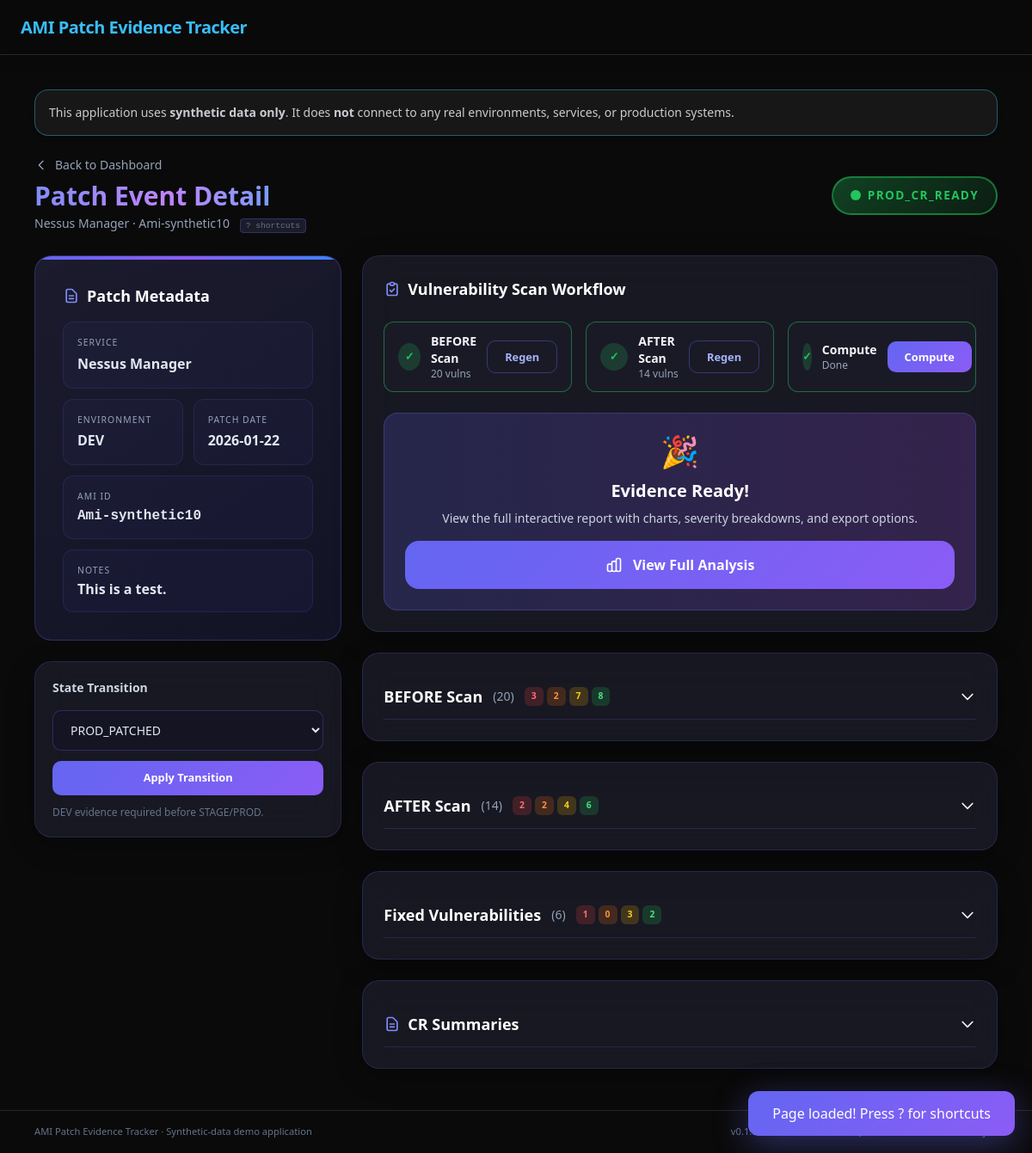
/patch-events/11, run on the app's committed database.
### app/models.py (models this page shows)
class Service(Base):
    __tablename__ = "services"
    id = Column(Integer, primary_key=True, index=True)
    name = Column(String(100), unique=True, nullable=False)
    patch_events = relationship("PatchEvent", back_populates="service")

class PatchEvent(Base):
    __tablename__ = "patch_events"
    id = Column(Integer, primary_key=True, index=True)
    service_id = Column(
        Integer,
        ForeignKey("services.id"),
        nullable=False,
        index=True,
    )
    environment = Column(SAEnum(Environment), nullable=False)
    ami_id = Column(String(64), nullable=False)
    patch_date = Column(Date, nullable=False)
    notes = Column(Text, nullable=True)
    dev_evidence_available = Column(Boolean, default=False, nullable=False)
    stage_cr_summary = Column(Text, nullable=True)
    prod_cr_summary = Column(Text, nullable=True)
    current_state_code = Column(
        String(50),
        nullable=False,
        default="DEV_EVIDENCE_CAPTURED",
    )
    created_at = Column(DateTime, default=datetime.utcnow, nullable=False)
    updated_at = Column(
        DateTime,
        default=datetime.utcnow,
        onupdate=datetime.utcnow,
        nullable=False,
    )
    service = relationship("Service", back_populates="patch_events")
    snapshots = relationship(
        "ScanSnapshot",
        back_populates="patch_event",
        cascade="all, delete-orphan",
    )

### app/web/routes.py (the view)
@router.get(
    "/patch-events/{patch_event_id}",
    response_class=HTMLResponse,
    name="get_patch_event_detail",
)
def get_patch_event_detail(
    request: Request,
    patch_event_id: int,
    message: Optional[str] = None,
    db: Session = Depends(get_db),
) -> HTMLResponse:
    patch_event = (
        db.query(PatchEvent)
        .filter(PatchEvent.id == patch_event_id)
        .first()
    )
    if patch_event is None:
        raise HTTPException(status_code=404, detail="Patch event not found")
    services = db.query(Service).order_by(Service.name).all()
    snapshots = list(patch_event.snapshots)
    split = extract_before_after_vulnerabilities(snapshots)
    before_vulns = split[SnapshotType.BEFORE]
    after_vulns = split[SnapshotType.AFTER]
    before_count = len(before_vulns)
    after_count = len(after_vulns)
    fixed_vulnerabilities: List = []
    severity_counts: Dict = {}
    before_severity_counts: Dict = {}
    after_severity_counts: Dict = {}
    if before_vulns:
        before_severity_counts = count_by_severity(before_vulns)
    if after_vulns:
        after_severity_counts = count_by_severity(after_vulns)
    if patch_event.dev_evidence_available and before_vulns and after_vulns:
        fixed_vulnerabilities = compute_fixed_vulnerabilities(
            before_vulns,
            after_vulns,
        )
        severity_counts = count_by_severity(fixed_vulnerabilities)
    state_obj = get_state_for_event(patch_event)
    allowed_next_states = state_obj.allowed_transitions(patch_event)
    prod_cr_allowed_states = {
        "STAGE_PATCHED",
        "PROD_CR_READY",
        "PROD_PATCHED",
        "CLOSED",
    }
    prod_cr_allowed = patch_event.current_state_code in prod_cr_allowed_states
    return templates.TemplateResponse(
        "patch_event_detail.html",
        {
            "request": request,
            "patch_event": patch_event,
            "services": services,
            "environment_options": [env.value for env in Environment],
            "is_new": False,
            "before_count": before_count,
            "after_count": after_count,
            "before_vulnerabilities": before_vulns,
            "after_vulnerabilities": after_vulns,
            "before_severity_counts": before_severity_counts,
            "after_severity_counts": after_severity_counts,
            "fixed_vulnerabilities": fixed_vulnerabilities,
            "severity_counts": severity_counts,
            "dev_evidence_available": patch_event.dev_evidence_available,
            "allowed_next_states": allowed_next_states,
            "stage_cr_summary": patch_event.stage_cr_summary,
            "prod_cr_summary": patch_event.prod_cr_summary,
            "prod_cr_allowed": prod_cr_allowed,
            "message": message,
        },
    )

### templates/patch_event_detail.html (shortened to what this page needs)
{% extends "base.html" %}
{% block content %}
<div class="animated-bg"><div class="orb orb-1"></div><div class="orb orb-2"></div><div class="hex-grid"></div></div>
<div id="toast" class="toast-notification"><span id="toastMessage">Action completed!</span></div>
<div class="flex flex-col md:flex-row md:items-center md:justify-between gap-4 mb-8">
  <div>
    <a href="/" class="inline-flex items-center gap-2 text-slate-400 hover:text-indigo-400 text-sm mb-2 transition-colors">
      <svg xmlns="http://www.w3.org/2000/svg" class="h-4 w-4" fill="none" viewBox="0 0 24 24" stroke="currentColor"><path stroke-linecap="round" stroke-linejoin="round" stroke-width="2" d="M15 19l-7-7 7-7" /></svg>
      Back to Dashboard
    </a>
    <h1 class="text-3xl font-bold bg-gradient-to-r from-indigo-400 via-purple-400 to-blue-400 bg-clip-text text-transparent">
    </h1>
    {% if not is_new and patch_event %}<p class="text-slate-400 text-sm mt-1">{{ patch_event.service.name }} · {{ patch_event.ami_id }} <span class="kbd-hint ml-2">? shortcuts</span></p>{% endif %}
  </div>
  {% if not is_new and patch_event %}
  <div class="state-badge-lg {% if patch_event.current_state_code.startswith('DEV') %}state-dev{% elif patch_event.current_state_code.startswith('STAGE') %}state-stage{% elif patch_event.current_state_code.startswith('PROD') %}state-prod{% else %}state-closed{% endif %}">
    <span class="w-3 h-3 rounded-full bg-current animate-pulse"></span>{{ patch_event.current_state_code }}
  </div>
  {% endif %}
</div>
{% if is_new %}
<div class="max-w-2xl mx-auto">
  <div class="metadata-card">
    <h2 class="text-xl font-bold text-white mb-6">New Patch Event</h2>
    <form method="post" action="/patch-events" class="space-y-5">
      <div><label class="form-label">Service</label><select name="service_id" class="form-input" required><option value="" disabled selected>Select a service</option>{% for svc in services %}<option value="{{ svc.id }}">{{ svc.name }}</option>{% endfor %}</select></div>
      <div><label class="form-label">Environment</label><select name="environment" class="form-input" required><option value="" disabled selected>Select environment</option>{% for env in environment_options %}<option value="{{ env }}">{{ env }}</option>{% endfor %}</select></div>
      <div><label class="form-label">AMI ID</label><input type="text" name="ami_id" class="form-input font-mono" placeholder="ami-0syntheticabcd" required /></div>
      <div><label class="form-label">Patch Date</label><input type="date" name="patch_date" class="form-input" required /></div>
      <div><label class="form-label">Notes (Optional)</label><textarea name="notes" class="form-input" rows="3" placeholder="Description"></textarea></div>
      <button type="submit" class="cta-btn w-full mt-4"><svg xmlns="http://www.w3.org/2000/svg" class="h-5 w-5" fill="none" viewBox="0 0 24 24" stroke="currentColor"><path stroke-linecap="round" stroke-linejoin="round" stroke-width="2" d="M12 4v16m8-8H4" /></svg>Create Patch Event</button>
    </form>
  </div>
</div>
{% else %}
<div class="grid gap-6 lg:grid-cols-3">
  <div class="lg:col-span-1 space-y-6">
    <div class="metadata-card">
      <h2 class="text-lg font-bold text-white mb-4 flex items-center gap-2">Patch Metadata</h2>
      <div class="grid grid-cols-2 gap-3">
        <div class="meta-item col-span-2"><div class="meta-label">Service</div><div class="meta-value">{{ patch_event.service.name }}</div></div>
        <div class="meta-item"><div class="meta-label">Environment</div><div class="meta-value">{{ patch_event.environment.value }}</div></div>
        <div class="meta-item"><div class="meta-label">Patch Date</div><div class="meta-value">{{ patch_event.patch_date }}</div></div>
        <div class="meta-item col-span-2"><div class="meta-label">AMI ID</div><div class="meta-value font-mono text-sm">{{ patch_event.ami_id }}</div></div>
        {% if patch_event.notes %}<div class="meta-item col-span-2"><div class="meta-label">Notes</div><div class="meta-value text-sm text-slate-300">{{ patch_event.notes }}</div></div>{% endif %}
      </div>
    </div>
    <div class="glass-card p-5">
      <h3 class="text-sm font-semibold text-slate-300 mb-4">State Transition</h3>
      <form method="post" action="/patch-events/{{ patch_event.id }}/transition-state" class="space-y-3">
        <select name="target_state" class="form-input text-sm" {% if not allowed_next_states %}disabled{% endif %}>{% if not allowed_next_states %}<option value="">No transitions available</option>{% else %}{% for st in allowed_next_states %}<option value="{{ st }}">{{ st }}</option>{% endfor %}{% endif %}</select>
        <button type="submit" class="action-btn action-btn-primary w-full justify-center" {% if not allowed_next_states %}disabled{% endif %}>Apply Transition</button>
      </form>
      <p class="text-xs text-slate-500 mt-3">DEV evidence required before STAGE/PROD.</p>
    </div>
  </div>
  <div class="lg:col-span-2 space-y-6">
    <div class="glass-card p-6">
      <h2 class="text-lg font-bold text-white mb-6 flex items-center gap-2">Vulnerability Scan Workflow</h2>
      <div class="grid grid-cols-1 md:grid-cols-3 gap-4 mb-6">
        <div class="workflow-step {% if before_count > 0 %}completed{% else %}active{% endif %}">
          <div class="step-icon {% if before_count > 0 %}completed{% else %}active{% endif %}">{% if before_count > 0 %}✓{% else %}1{% endif %}</div>
          <div class="flex-1"><div class="text-sm font-semibold">BEFORE Scan</div><div class="text-xs text-slate-400">{{ before_count }} vulns</div></div>
          <form method="post" action="/patch-events/{{ patch_event.id }}/generate-before"><button type="submit" class="action-btn action-btn-outline text-xs py-2 px-3">{% if before_count > 0 %}Regen{% else %}Gen{% endif %}</button></form>
        </div>
        <div class="workflow-step {% if after_count > 0 %}completed{% elif before_count > 0 %}active{% else %}pending{% endif %}">
          <div class="step-icon {% if after_count > 0 %}completed{% elif before_count > 0 %}active{% else %}pending{% endif %}">{% if after_count > 0 %}✓{% else %}2{% endif %}</div>
          <div class="flex-1"><div class="text-sm font-semibold">AFTER Scan</div><div class="text-xs text-slate-400">{{ after_count }} vulns</div></div>
          <form method="post" action="/patch-events/{{ patch_event.id }}/generate-after"><button type="submit" class="action-btn action-btn-outline text-xs py-2 px-3" {% if before_count == 0 %}disabled{% endif %}>{% if after_count > 0 %}Regen{% else %}Gen{% endif %}</button></form>
        </div>
        <div class="workflow-step {% if dev_evidence_available %}completed{% elif before_count > 0 and after_count > 0 %}active{% else %}pending{% endif %}">
          <div class="step-icon {% if dev_evidence_available %}completed{% elif before_count > 0 and after_count > 0 %}active{% else %}pending{% endif %}">{% if dev_evidence_available %}✓{% else %}3{% endif %}</div>
          <div class="flex-1"><div class="text-sm font-semibold">Compute</div><div class="text-xs text-slate-400">{% if dev_evidence_available %}Done{% else %}Pending{% endif %}</div></div>
          <form method="post" action="/patch-events/{{ patch_event.id }}/compute-evidence"><button type="submit" class="action-btn action-btn-primary text-xs py-2 px-3" {% if before_count == 0 or after_count == 0 %}disabled{% endif %}>Compute</button></form>
        </div>
      </div>
      {% if dev_evidence_available %}
      <div class="bg-gradient-to-r from-indigo-500/20 to-purple-500/20 border border-indigo-500/30 rounded-2xl p-6 text-center">
        <div class="text-4xl mb-3">🎉</div><h3 class="text-xl font-bold text-white mb-2">Evidence Ready!</h3>
        <p class="text-slate-300 text-sm mb-4">View the full interactive report with charts, severity breakdowns, and export options.</p>
        <a href="/patch-events/{{ patch_event.id }}/analysis" class="cta-btn inline-flex">View Full Analysis</a>
      </div>
      {% elif before_count > 0 and after_count > 0 %}
      <div class="bg-amber-500/10 border border-amber-500/30 rounded-2xl p-6 text-center"><div class="text-3xl mb-2">⚡</div><h3 class="text-lg font-semibold text-amber-300 mb-2">Almost There!</h3><p class="text-slate-400 text-sm">Click "Compute" to calculate fixed vulnerabilities.</p></div>
      {% else %}
      <div class="bg-slate-500/10 border border-slate-500/30 rounded-2xl p-6 text-center"><div class="text-3xl mb-2">📊</div><h3 class="text-lg font-semibold text-slate-300 mb-2">Generate Scan Data</h3><p class="text-slate-400 text-sm">Complete the workflow steps above.</p></div>
      {% endif %}
    </div>
    {% if before_vulnerabilities %}
    {% set b_crit = before_severity_counts.CRITICAL or 0 %}{% set b_high = before_severity_counts.HIGH or 0 %}{% set b_med = before_severity_counts.MEDIUM or 0 %}{% set b_low = before_severity_counts.LOW or 0 %}
    <div class="glass-card p-6">
      <div class="collapsible-header" onclick="toggleCollapsible('beforeSection', this)">
        <div class="flex items-center gap-3"><h3 class="text-lg font-bold text-white">BEFORE Scan</h3><span class="text-sm text-slate-400">({{ before_count }})</span><div class="flex gap-1"><span class="sev-badge sev-critical">{{ b_crit }}</span><span class="sev-badge sev-high">{{ b_high }}</span><span class="sev-badge sev-medium">{{ b_med }}</span><span class="sev-badge sev-low">{{ b_low }}</span></div></div>
        <svg xmlns="http://www.w3.org/2000/svg" class="h-5 w-5 collapse-icon" fill="none" viewBox="0 0 24 24" stroke="currentColor"><path stroke-linecap="round" stroke-linejoin="round" stroke-width="2" d="M19 9l-7 7-7-7" /></svg>
      </div>
    </div>
    {% endif %}
    {% if after_vulnerabilities %}
    {% set a_crit = after_severity_counts.CRITICAL or 0 %}{% set a_high = after_severity_counts.HIGH or 0 %}{% set a_med = after_severity_counts.MEDIUM or 0 %}{% set a_low = after_severity_counts.LOW or 0 %}
    <div class="glass-card p-6">
      <div class="collapsible-header" onclick="toggleCollapsible('afterSection', this)">
        <div class="flex items-center gap-3"><h3 class="text-lg font-bold text-white">AFTER Scan</h3><span class="text-sm text-slate-400">({{ after_count }})</span><div class="flex gap-1"><span class="sev-badge sev-critical">{{ a_crit }}</span><span class="sev-badge sev-high">{{ a_high }}</span><span class="sev-badge sev-medium">{{ a_med }}</span><span class="sev-badge sev-low">{{ a_low }}</span></div></div>
        <svg xmlns="http://www.w3.org/2000/svg" class="h-5 w-5 collapse-icon" fill="none" viewBox="0 0 24 24" stroke="currentColor"><path stroke-linecap="round" stroke-linejoin="round" stroke-width="2" d="M19 9l-7 7-7-7" /></svg>
      </div>
    </div>
    {% endif %}
    {% if dev_evidence_available and fixed_vulnerabilities %}
    {% set crit = severity_counts.CRITICAL or 0 %}{% set high = severity_counts.HIGH or 0 %}{% set med = severity_counts.MEDIUM or 0 %}{% set low = severity_counts.LOW or 0 %}{% set total = crit + high + med + low %}
    <div class="glass-card p-6">
      <div class="collapsible-header" onclick="toggleCollapsible('vulnSection', this)">
        <div class="flex items-center gap-3"><h3 class="text-lg font-bold text-white">Fixed Vulnerabilities</h3><span class="text-sm text-slate-400">({{ total }})</span><div class="flex gap-1"><span class="sev-badge sev-critical">{{ crit }}</span><span class="sev-badge sev-high">{{ high }}</span><span class="sev-badge sev-medium">{{ med }}</span><span class="sev-badge sev-low">{{ low }}</span></div></div>
        <svg xmlns="http://www.w3.org/2000/svg" class="h-5 w-5 collapse-icon" fill="none" viewBox="0 0 24 24" stroke="currentColor"><path stroke-linecap="round" stroke-linejoin="round" stroke-width="2" d="M19 9l-7 7-7-7" /></svg>
      </div>
    </div>
    {% endif %}
    <div class="glass-card p-6">
      <div class="collapsible-header" onclick="toggleCollapsible('crSection', this)">
        <h3 class="text-lg font-bold text-white flex items-center gap-2">CR Summaries</h3>
        <svg xmlns="http://www.w3.org/2000/svg" class="h-5 w-5 collapse-icon" fill="none" viewBox="0 0 24 24" stroke="currentColor"><path stroke-linecap="round" stroke-linejoin="round" stroke-width="2" d="M19 9l-7 7-7-7" /></svg>
      </div>
    </div>
  </div>
</div>
{% endif %}
{% endblock %}

### data on the page
Service: service.name "Nessus Manager"
PatchEvent: ami_id "Ami-synthetic10", current_state_code "PROD_CR_READY", environment.value "DEV", patch_date "2026-01-22", notes "This is a test."

### other printed values
{{ before_count }} "20"
{{ after_count }} "14"
{{ b_crit }} "3"
{{ b_high }} "2"
{{ b_med }} "7"
{{ b_low }} "8"
{{ a_crit }} "2"
{{ a_high }} "2"
{{ a_med }} "4"
{{ a_low }} "6"
{{ total }} "6"
{{ crit }} "1"
{{ high }} "0"
{{ med }} "3"
{{ low }} "2"
